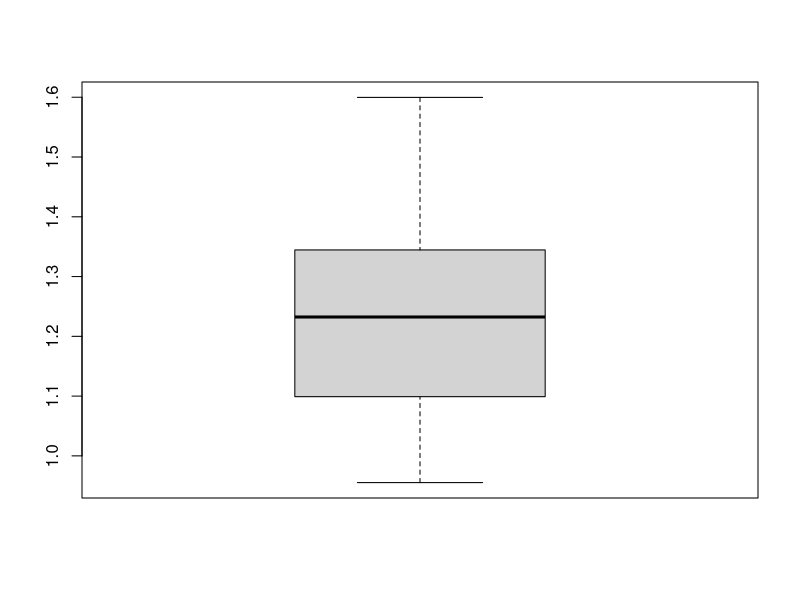
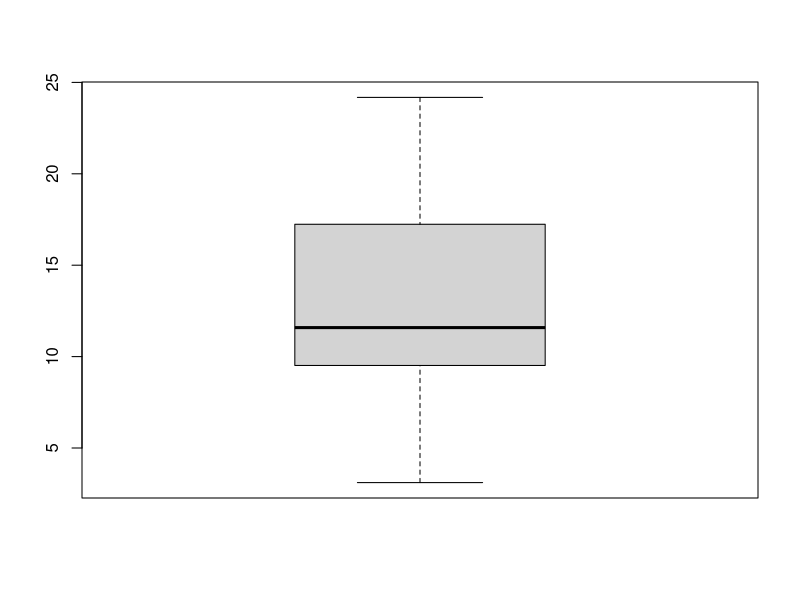
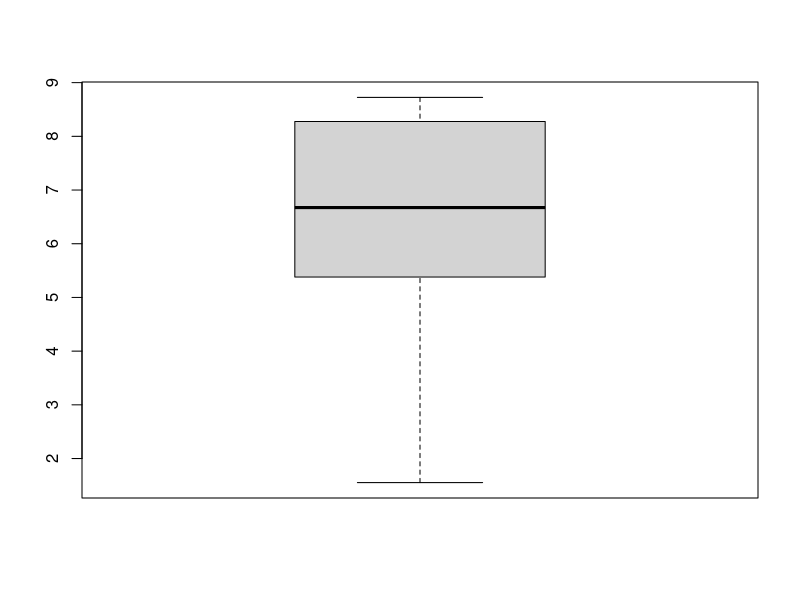
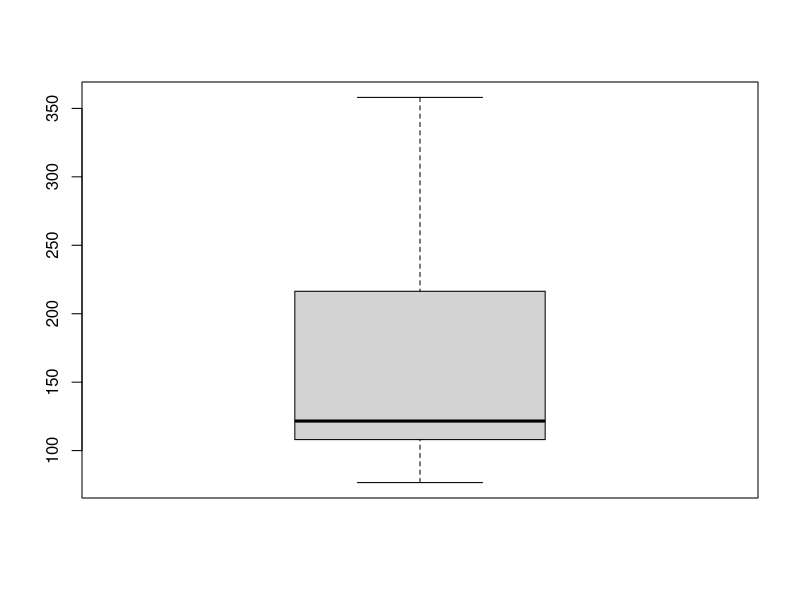
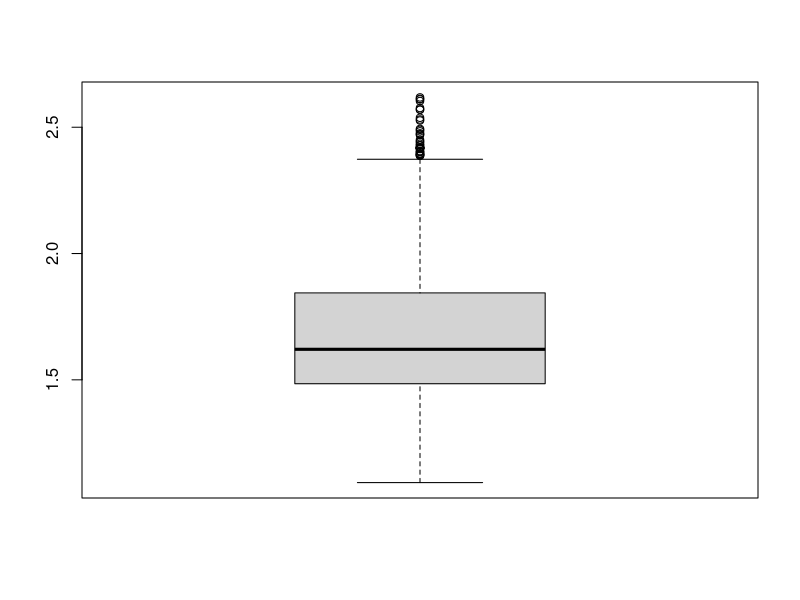
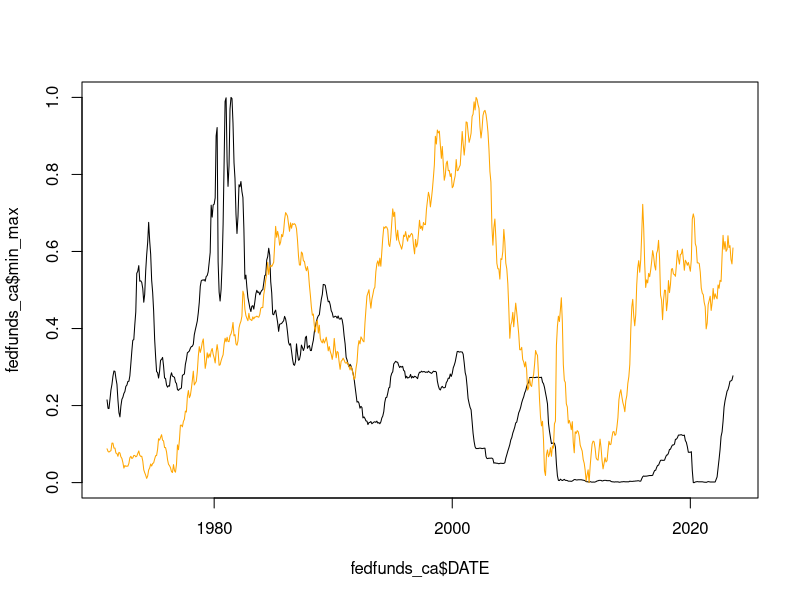
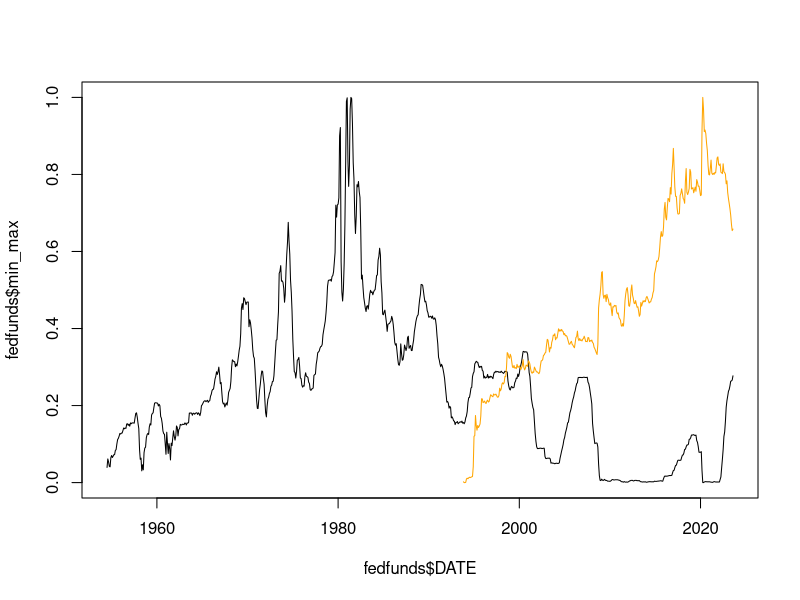
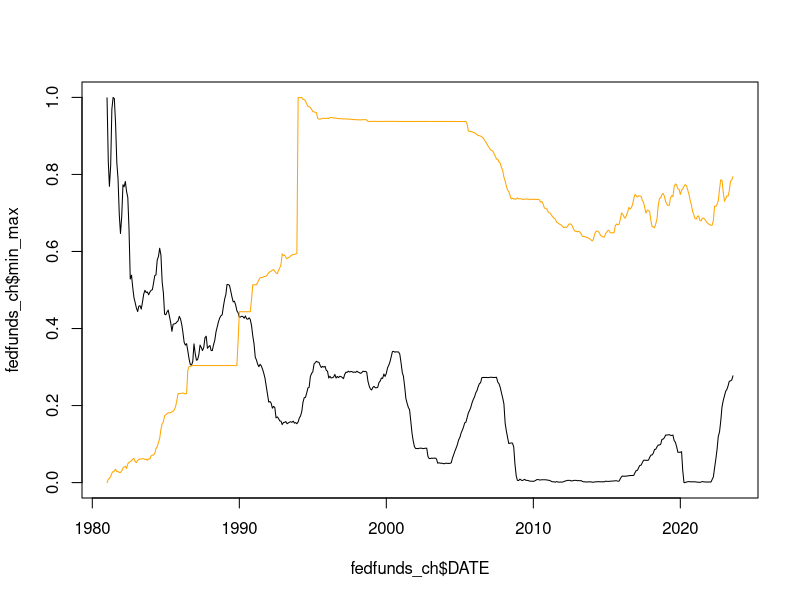

Write the R code that produced these figures, in order. (Note: this script raises an error after producing the figures.)
# load libraries
library(readr)
library(collapse)
library(lubridate)
library(forecast)
library(xts)
library(dplyr)
library(ggpubr)
library(ggplot2)

# clear environment
rm(list = ls())



## LOAD DATA

# load federal funds rate data
fedfunds <- read_csv("FEDFUNDS.csv")

# load exchange rate data
CAUS <- read_csv("DEXCAUS.csv")
MXUS <- read_csv("DEXMXUS.csv")
CHUS <- read_csv("DEXCHUS.csv")
JPUS <- read_csv("DEXJPUS.csv")
UKUS <- read_csv("DEXUSUK.csv")



## CLEAN/TRANSFORM DATA

# remove the dates where the exchange rate was not recorded (indicated by '.')
CAUS <- subset(CAUS, CAUS$DEXCAUS!='.')
MXUS <- subset(MXUS, MXUS$DEXMXUS!='.')
CHUS <- subset(CHUS, CHUS$DEXCHUS!='.')
JPUS <- subset(JPUS, JPUS$DEXJPUS!='.')
UKUS <- subset(UKUS, UKUS$DEXUSUK!='.')

# convert fed funds rate to double type
fedfunds$FEDFUNDS <- as.double(fedfunds$FEDFUNDS)

# convert exchange rate to double type
CAUS$DEXCAUS <- as.double(CAUS$DEXCAUS)
MXUS$DEXMXUS <- as.double(MXUS$DEXMXUS)
CHUS$DEXCHUS <- as.double(CHUS$DEXCHUS)
JPUS$DEXJPUS <- as.double(JPUS$DEXJPUS)
UKUS$DEXUSUK <- as.double(UKUS$DEXUSUK)

# convert date columns to date type
fedfunds$DATE <- as.Date(fedfunds$DATE)
CAUS$DATE <- as.Date(CAUS$DATE)
MXUS$DATE <- as.Date(MXUS$DATE)
CHUS$DATE <- as.Date(CHUS$DATE)
JPUS$DATE <- as.Date(JPUS$DATE)
UKUS$DATE <- as.Date(UKUS$DATE)

# add new column for month
CAUS$month <- floor_date(CAUS$DATE, "month")
MXUS$month <- floor_date(MXUS$DATE, "month")
CHUS$month <- floor_date(CHUS$DATE, "month")
JPUS$month <- floor_date(JPUS$DATE, "month")
UKUS$month <- floor_date(UKUS$DATE, "month")

# aggregate exchange rate data by month
CAUS_monthly = CAUS %>% group_by(month) %>% summarise('MEAN DEXCAUS' = mean(DEXCAUS))
MXUS_monthly = MXUS %>% group_by(month) %>% summarise('MEAN DEXMXUS' = mean(DEXMXUS))
CHUS_monthly = CHUS %>% group_by(month) %>% summarise('MEAN DEXCHUS' = mean(DEXCHUS))
JPUS_monthly = JPUS %>% group_by(month) %>% summarise('MEAN DEXJPUS' = mean(DEXJPUS))
UKUS_monthly = UKUS %>% group_by(month) %>% summarise('MEAN DEXUSUK' = mean(DEXUSUK))

# add column for percent change
CAUS_monthly <- fmutate(CAUS_monthly, pct_change = fgrowth(CAUS_monthly$`MEAN DEXCAUS`))
MXUS_monthly <- fmutate(MXUS_monthly, pct_change = fgrowth(MXUS_monthly$`MEAN DEXMXUS`))
CHUS_monthly <- fmutate(CHUS_monthly, pct_change = fgrowth(CHUS_monthly$`MEAN DEXCHUS`))
JPUS_monthly <- fmutate(JPUS_monthly, pct_change = fgrowth(JPUS_monthly$`MEAN DEXJPUS`))
UKUS_monthly <- fmutate(UKUS_monthly, pct_change = fgrowth(UKUS_monthly$`MEAN DEXUSUK`))

# add column with min-max normalized value for fed funds rate
fedfunds$min_max <- (fedfunds$FEDFUNDS-min(fedfunds$FEDFUNDS)) /
  (max(fedfunds$FEDFUNDS)-min(fedfunds$FEDFUNDS))

# add column with min-max normalized value for exchange rate
CAUS_monthly$min_max <- (CAUS_monthly$`MEAN DEXCAUS`-min(CAUS_monthly$`MEAN DEXCAUS`)) /
  (max(CAUS_monthly$`MEAN DEXCAUS`)-min(CAUS_monthly$`MEAN DEXCAUS`))
MXUS_monthly$min_max <- (MXUS_monthly$`MEAN DEXMXUS`-min(MXUS_monthly$`MEAN DEXMXUS`)) /
  (max(MXUS_monthly$`MEAN DEXMXUS`)-min(MXUS_monthly$`MEAN DEXMXUS`))
CHUS_monthly$min_max <- (CHUS_monthly$`MEAN DEXCHUS`-min(CHUS_monthly$`MEAN DEXCHUS`)) /
  (max(CHUS_monthly$`MEAN DEXCHUS`)-min(CHUS_monthly$`MEAN DEXCHUS`))
JPUS_monthly$min_max <- (JPUS_monthly$`MEAN DEXJPUS`-min(JPUS_monthly$`MEAN DEXJPUS`)) /
  (max(JPUS_monthly$`MEAN DEXJPUS`)-min(JPUS_monthly$`MEAN DEXJPUS`))
UKUS_monthly$min_max <- (UKUS_monthly$`MEAN DEXUSUK`-min(UKUS_monthly$`MEAN DEXUSUK`)) /
  (max(UKUS_monthly$`MEAN DEXUSUK`)-min(UKUS_monthly$`MEAN DEXUSUK`))



## FILTER DATA

# filter fed funds dates to align with exchange rate dates
fedfunds_ca <- fedfunds %>% filter(DATE >= as.Date("1971-01-01"))
fedfunds_mx <- fedfunds %>% filter(DATE >= as.Date("1993-11-01"))
fedfunds_ch <- fedfunds %>% filter(DATE >= as.Date("1981-01-01"))
fedfunds_jp <- fedfunds %>% filter(DATE >= as.Date("1971-01-01"))
fedfunds_uk <- fedfunds %>% filter(DATE >= as.Date("1971-01-01"))

# filter DEX data to align dates with fed funds rate dates
CAUS_monthly <- CAUS_monthly %>% filter(month <= as.Date("2023-08-01"))
MXUS_monthly <- MXUS_monthly %>% filter(month <= as.Date("2023-08-01"))
CHUS_monthly <- CHUS_monthly %>% filter(month <= as.Date("2023-08-01"))
JPUS_monthly <- JPUS_monthly %>% filter(month <= as.Date("2023-08-01"))
UKUS_monthly <- UKUS_monthly %>% filter(month <= as.Date("2023-08-01"))



## BOXPLOTS

# create boxplot for the exchange rate data to see if there are outliers.
# no outliers means the min-max normalization will not magnify single points
# and mess up the data.

boxplot(CAUS_monthly$`MEAN DEXCAUS`) # no outliers
boxplot(MXUS_monthly$`MEAN DEXMXUS`) # no outliers
boxplot(CHUS_monthly$`MEAN DEXCHUS`) # no outliers
boxplot(JPUS_monthly$`MEAN DEXJPUS`) # no outliers
boxplot(UKUS_monthly$`MEAN DEXUSUK`) # includes outliers



## PEARSON CORRELATION

# Null hypothesis: the true correlation between the fed funds rate and exchange 
# rate is zero.

# Canada
COR_CAUSFF = cor.test(fedfunds_ca$FEDFUNDS, CAUS_monthly$`MEAN DEXCAUS`, method="pearson")
plot(fedfunds_ca$DATE, fedfunds_ca$min_max, type='l')
lines(CAUS_monthly$month, CAUS_monthly$min_max, col='orange')
COR_CAUSFF # not statistically significant

# Mexico
COR_MXUSFF = cor.test(fedfunds_mx$FEDFUNDS, MXUS_monthly$`MEAN DEXMXUS`, method="pearson")
plot(fedfunds$DATE, fedfunds$min_max, type='l')
lines(MXUS_monthly$month, MXUS_monthly$min_max, col='orange')
COR_MXUSFF # strong negative correlation, statistically significant

# China
COR_CHUSFF = cor.test(fedfunds_ch$FEDFUNDS, CHUS_monthly$`MEAN DEXCHUS`, method="pearson")
plot(fedfunds_ch$DATE, fedfunds_ch$min_max, type='l')
lines(CHUS_monthly$month, CHUS_monthly$min_max, col='orange')
COR_CHUSFF # strong negative correlation, statistically significant

# Japan
COR_JPUSFF = cor.test(fedfunds_jp$FEDFUNDS, JPUS_monthly$`MEAN DEXJPUS`, method="pearson")
plot(fedfunds_jp$DATE, fedfunds_jp$min_max, type='l')
lines(JPUS_monthly$month, JPUS_monthly$min_max, col='orange')
COR_JPUSFF # strong positive correlation, statistically significant

# United Kingdom
COR_UKUSFF = cor.test(fedfunds_uk$FEDFUNDS, UKUS_monthly$`MEAN DEXUSUK`, method="pearson")
plot(fedfunds_uk$DATE, fedfunds_uk$min_max, type='l')
lines(UKUS_monthly$month, UKUS_monthly$min_max, col='orange')
COR_UKUSFF # medium positive correlation, statistically significant



## SCATTER PLOTS

# visualize the fed funds rate vs the exchange rates to see if there is a trend

scatter.smooth(fedfunds_ca$FEDFUNDS,CAUS_monthly$`MEAN DEXCAUS`)
scatter.smooth(fedfunds_mx$FEDFUNDS,MXUS_monthly$`MEAN DEXMXUS`)
scatter.smooth(fedfunds_ch$FEDFUNDS,CHUS_monthly$`MEAN DEXCHUS`)
scatter.smooth(fedfunds_jp$FEDFUNDS,JPUS_monthly$`MEAN DEXJPUS`)
scatter.smooth(fedfunds_uk$FEDFUNDS,UKUS_monthly$`MEAN DEXUSUK`)
  # Japan and China have a slight linear relation but otherwise the data is 
  # generally too scattered for it to be considered meaningful



## LINEAR REGRESSIONS

# Canada
model_ca <- lm(CAUS_monthly$`MEAN DEXCAUS` ~ fedfunds_ca$FEDFUNDS)
summary(model_ca)
ggplot(fedfunds_ca, aes(x = fedfunds_ca$FEDFUNDS, y = CAUS_monthly$`MEAN DEXCAUS`)) + 
  geom_point() + stat_smooth(method = "lm", col = "red")
  # Because the p-value associated with the fedfunds coefficient is significantly
  # higher than 0.05, the null hypothesis should not be rejected. This means there
  # is no observed effect of the fed funds rate on the us-canada exchange rate.

# Mexico
model_mx <- lm(MXUS_monthly$`MEAN DEXMXUS` ~ fedfunds_mx$FEDFUNDS)
summary(model_mx)
ggplot(fedfunds_mx, aes(x = fedfunds_mx$FEDFUNDS, y = MXUS_monthly$`MEAN DEXMXUS`)) + 
  geom_point() + stat_smooth(method = "lm", col = "red")
  # Because the p-value associated with the fedfunds coefficient is significantly
  # less than 0.05, we can say there is a statistically significant association
  # between the fed funds rate and the us-mexico exchange rate. However, the low
  # Multiple R-squared of 0.3393 tells us that the fed funds rate only explains
  # about 34% of the variation in the us-mexico exchange rate.

# China
model_ch <- lm(CHUS_monthly$`MEAN DEXCHUS` ~ fedfunds_ch$FEDFUNDS)
summary(model_ch)
ggplot(fedfunds_ch, aes(x = fedfunds_ch$FEDFUNDS, y = CHUS_monthly$`MEAN DEXCHUS`)) + 
  geom_point() + stat_smooth(method = "lm", col = "red")
  # Because the p-value associated with the fedfunds coefficient is significantly
  # less than 0.05, we can say there is a statistically significant association
  # between the fed funds rate and the us-china exchange rate. However, the
  # relatively low Multiple R-squared of 0.395 tells us that the fed funds rate 
  # only explains about 40% of the variation in the us-china exchange rate.

# Japan
model_jp <- lm(JPUS_monthly$`MEAN DEXJPUS` ~ fedfunds_jp$FEDFUNDS)
summary(model_jp)
ggplot(fedfunds_jp, aes(x = fedfunds_jp$FEDFUNDS, y = JPUS_monthly$`MEAN DEXJPUS`)) + 
  geom_point() + stat_smooth(method = "lm", col = "red")
  # Because the p-value associated with the fedfunds coefficient is significantly
  # less than 0.05, we can say there is a statistically significant association
  # between the fed funds rate and the us-japan exchange rate. However, the
  # low Multiple R-squared of 0.3417 tells us that the fed funds rate only
  # explains about 34% of the variation in the us-japan exchange rate.

# United Kingdom
model_uk <- lm(UKUS_monthly$`MEAN DEXUSUK` ~ fedfunds_uk$FEDFUNDS)
summary(model_uk)
ggplot(fedfunds_uk, aes(x = fedfunds_uk$FEDFUNDS, y = UKUS_monthly$`MEAN DEXUSUK`)) + 
  geom_point() + stat_smooth(method = "lm", col = "red")
  # Because the p-value associated with the fedfunds coefficient is significantly
  # less than 0.05, we can say there is a statistically significant association
  # between the fed funds rate and the us-uk exchange rate. However, the very
  # low Multiple R-squared of 0.1893 tells us that the fed funds rate only
  # explains about 19% of the variation in the us-uk exchange rate.



## RESIDUAL PLOTS











#define residuals
res <- resid(model)

#produce residual vs. fitted plot
plot(fitted(model), res)

#add a horizontal line at 0 
abline(0,0)

#create Q-Q plot for residuals
qqnorm(res)

#add a straight diagonal line to the plot
qqline(res) 

# confounding variables
# - inflation rate
# - other country's interest rate
# https://www.dallasfed.org/research/economics/2023/0926
# https://stats.stackexchange.com/questions/207020/regression-with-skewed-data


# ## FORECAST
# 
# # forecast fed funds rate for next 12 months
# fedfunds_ts <- xts(fedfunds$FEDFUNDS, fedfunds$DATE)
# fc <- auto.arima(fedfunds_ts)
# plot(forecast(fc, 12))
